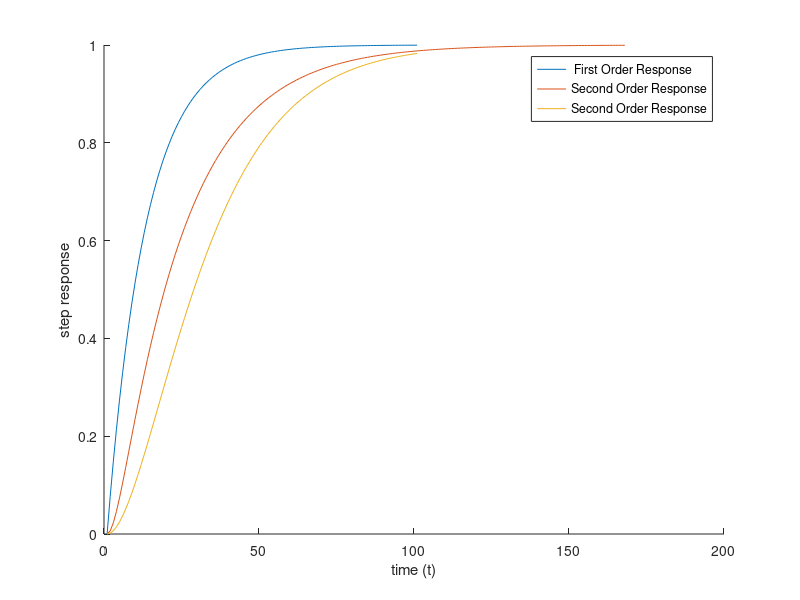

This figure's MATLAB source: (Note: this script raises an error after producing the figure.)
%% Differences in First and Second Order Responses

sys_first_order = tf(4,[1 4]);
w = 1;
rho = 1.5;
sys_second_order = tf(w^2,[1 2*rho*w w^2]);
rho = 1;
sys_second_order_critical = tf(w^2,[1 2*rho*w w^2]);
x = step(sys_first_order);
y = step(sys_second_order);
z = step(sys_second_order_critical);
hold on
plot(x);
plot(y);
plot(z);
xlabel('time (t)');
ylabel('step response');
legend(' First Order Response' ,'Second Order Response' ,'Second Order Response');
hold off


S = stepinfo(sys_second_order_critical);
S.Overshoot % Answer = 0



